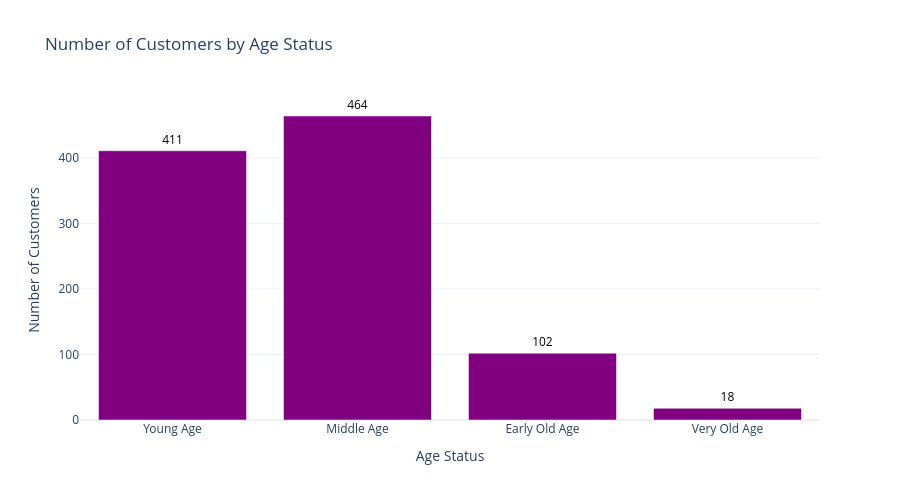

Notebook code for this chart:
### Code cell
# # Get count of customers by Age Status
import plotly.graph_objects as go
import pandas as pd

# Get count of customers by Age_Status
age_counts = df['Age_Status'].value_counts().reset_index()
age_counts.columns = ['Age_Status', 'Count']
# Sort in proper order
age_order = ['Young Age', 'Middle Age', 'Early Old Age', 'Very Old Age']
age_counts['Age_Status'] = pd.Categorical(age_counts['Age_Status'], categories=age_order, ordered=True)
age_counts = age_counts.sort_values('Age_Status')

# Create the chart
fig = go.Figure(data=[
    go.Bar(
        x=age_counts['Age_Status'],
        y=age_counts['Count'],
        marker_color='purple',
        text=age_counts['Count'],
        textposition='outside',
        textfont=dict(size=12, color='black')
    )
])

fig.update_layout(
    title='Number of Customers by Age Status',
    xaxis_title='Age Status',
    yaxis_title='Number of Customers',
    template='plotly_white',
    height=500,
    width=900,
    showlegend=False
)

fig.show()

### Figure 1 — Plotly figure (JSON) as saved in the notebook; plotly's stock layout.template omitted (floating-point values rounded to 4 significant figures)
{"data": [{"marker": {"color": "purple"}, "text": [411.0, 464.0, 102.0, 18.0, 5.0], "textfont": {"color": "black", "size": 12}, "textposition": "outside", "type": "bar", "x": ["Young Age", "Middle Age", "Early Old Age", "Very Old Age", null], "y": [411, 464, 102, 18, 5]}], "layout": {"height": 500, "showlegend": false, "title": {"text": "Number of Customers by Age Status"}, "width": 900, "xaxis": {"title": {"text": "Age Status"}}, "yaxis": {"title": {"text": "Number of Customers"}}}}
